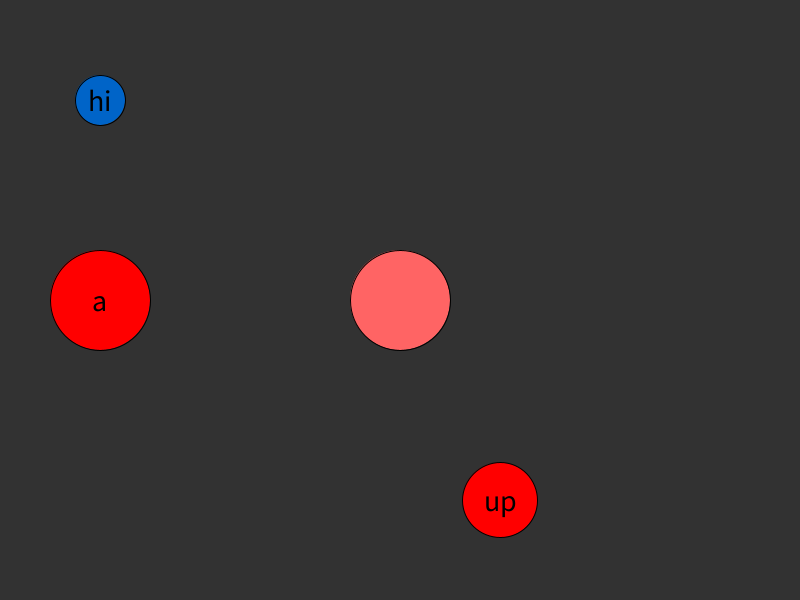
Frame 1 (no input)
Frame 60 (the mouse pressed at the canvas centre just before this capture): identical to frame 1, image omitted
Frame 120 (the mouse held since frame 60 and released just before this capture): identical to frame 1, image omitted

The Processing sketch that drew this single still picture (run headless with seeded random() and noise(); from frame 60 on, the mouse is pressed at the canvas centre):

// Processing sketch: ButtonClasWithLabel
// ── ButtonClasWithLabel.pde
Button b1;
Button b2;
Button b3;

int size = 100;

void setup(){
  //fullScreen();
  size(800, 600);
  b1 = new Button(100, 300, 100, "a");
  b2 = new Button(100, 100, 50, "hello");
  b3 = new Button(500, 500, 75, "up");
  b2.setColor(0, 100, 200);
  b2.label = "hi";

}

void draw(){
 background(50); 
 b1.display();
 b2.display();
 b3.display();
   fill(255, 100, 100);
  circle(400, 300, size);
}

void mousePressed(){
  if(b1.check() == true){
    size += 10;
  }
  b2.check();
  if(b3.check() == true){
    size -= 10;
  }
}

boolean pointCircle(float px, float py, float cx, float cy, float cr) {
  if (dist(px, py, cx, cy) < cr) {
    return true;
  } else {
    return false;
  }
}

// ── button.pde
class Button {
  float x;
  float y;
  float dia;
  int count;
  color c;
  String label;

  Button(float xx, float yy, float dd, String l) {
    x = xx;
    y = yy;
    dia = dd;
    c = color(255, 0, 0);
    label = l;
  }

  void display() {
    textAlign(CENTER, CENTER);
    textSize(30);
    fill(c);
    circle(x, y, dia);
    fill(0);
    text(label, x, y);
  }

  boolean check() {
    if (pointCircle(mouseX, mouseY, x, y, dia/2) == true) {
      count++;
      return true;
    } else {
      return false;
    }
  }
  
  void setColor(float r, float g, float b){
    c = color(r, g, b);
  }
  
}
